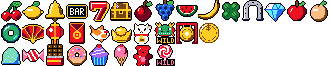
#> input picture games/RPSlots/tools/art/symbols.png, 330 x 66 px
$ python assets.py --export '#' write tools/art/symbols.png + palette to edit
#> lines starting #> are read from the running program, lines starting #| are printed output that depends on the picture
"""CHSlots asset pipeline.

    python tools/assets.py           # build src/assets/*, write previews
    python tools/assets.py --export  # write tools/art/symbols.png + palette to edit

Once tools/art/symbols.png exists it is the source of the reel symbols (the
recipes below only made the first version): a transparent sheet of 22x22
cells, LUCKY 7's fifteen on the top row, DRAGON FORTUNE's ten on the second,
SWEET's eight on the third. Every
opaque pixel must be exactly a palette colour (tools/art/palette.png, .gpl);
the second and third rows use their machines' palettes. Delete the PNG to go back to
the recipes.

All of the art is new for this game:
  * tools/art/logo.txt - the "SLOTS" title lettering (1 bpp).
  * The reel symbols, 22x22 each, drawn by the recipes below (shapes on a
    small canvas, then a one-pixel ink outline) so they stay easy to adjust.
    LUCKY 7's fifteen use the casino's green palette; DRAGON FORTUNE's ten are
    drawn for its own (mach::THEMES in Machine.cpp swaps the three felt colours
    for maroon, jade and orange while that machine is on screen).

Outputs:
  src/assets/Assets.h / Assets.cpp   - generated, do not edit
  build/assets/*.png                 - previews on the real palettes
"""
import math
from pathlib import Path

from PIL import Image

HERE = Path(__file__).resolve().parent
ROOT = HERE.parent
ART = HERE / "art"
OUT_H = ROOT / "src" / "assets" / "Assets.h"
OUT_C = ROOT / "src" / "assets" / "Assets.cpp"
PREVIEW = ROOT / "build" / "assets"

# Must match pal::HOUSE in the RPGame library
# (platform/board/arduino/RPGame/libraries/RPGame/src/rpgame/Palette.cpp).
PALETTE = [0x000, 0xFFF, 0x042, 0x173, 0x4B5, 0xBBC, 0xE12, 0x702,
           0xFC2, 0x741, 0x26E, 0x125, 0xFB8, 0x6EF, 0xF0F, 0xFC2]
# The felts must match mach::THEMES (Machine.cpp).
FORTUNE_FELT = [0x401, 0x2A6, 0xF82]        # indices 2..4 on DRAGON FORTUNE: maroon, jade, orange
SWEET_FELT = [0xF7A, 0x7DB, 0xA6E]          # ... and on SWEET: pink, mint, lilac
THEMES = [None, FORTUNE_FELT, SWEET_FELT]   # per sheet row
# Letters used in tools/art/*.txt and the recipes. ' ' / '.' = transparent.
LETTER = {"k": 0, "w": 1, "d": 2, "f": 3, "g": 4, "s": 5, "r": 6, "m": 7,
          "y": 8, "b": 9, "u": 10, "n": 11, "p": 12, "c": 13, "x": 14, "z": 15}
TRANSPARENT = 16
SIZE = 22


def rgb(i, theme=0):
    """theme: 0 the casino's greens, 1 DRAGON FORTUNE, 2 SWEET (True reads as 1)."""
    felt = THEMES[int(theme)]
    c = felt[i - 2] if felt and 2 <= i <= 4 else PALETTE[i]
    return ((c >> 8) * 17, ((c >> 4) & 15) * 17, (c & 15) * 17)


# ---------------------------------------------------------------------------
# A small canvas
# ---------------------------------------------------------------------------
class Canvas:
    def __init__(self, w=SIZE, h=SIZE):
        self.w, self.h = w, h
        self.p = [[TRANSPARENT] * w for _ in range(h)]

    def px(self, x, y, c):
        if 0 <= x < self.w and 0 <= y < self.h:
            self.p[y][x] = LETTER[c] if isinstance(c, str) else c

    # [10 lines left out: functions rect, ellipse, not called in this run]

    def disc(self, cx, cy, r, c, test=None):
        self.ellipse(cx, cy, r, r, c, test)

    # [82 lines left out: functions ring, poly, line, rows, outline, cherry and 2 more, not called in this run]


BAR_B = ["####.", "#...#", "#...#", "####.", "#...#", "#...#", "####."]
BAR_A = [".###.", "#...#", "#...#", "#####", "#...#", "#...#", "#...#"]
BAR_R = ["####.", "#...#", "#...#", "####.", "#.#..", "#..#.", "#...#"]


# [268 lines left out: functions bar, seven, chest, plum, grape, watermelon and 13 more, not called in this run]


DRAGON = [
    ".y..y..........y..y.",
    ".yy.yy........yy.yy.",
    "..yyyy..ffff..yyyy..",
    "...yyffffffffffyy...",
    "..rrffffffffffffrr..",
    ".rrfwwkffffffkwwfrr.",
    ".rrfwwkffffffkwwfrr.",
    "rrrffffffffffffffrrr",
    ".rrfffkkffffkkfffrr.",
    "..rffffffffffffffr..",
    "..gfwfwfwfwfwfwffg..",
    ".gg.ffffffffffff.gg.",
    ".g....rrrrrrrr....g.",
]
WILD = [
    "#...#.###.#...##.",
    "#...#..#..#...#.#",
    "#.#.#..#..#...#.#",
    "##.##..#..#...#.#",
    "#...#.###.###.##.",
]


# [24 lines left out: functions dragon, gong, not called in this run]


COIN_DOLLAR = ["..#..", ".####", "#.#..", ".###.", "..#.#", "####.", "..#.."]     # the value is printed under it


# [137 lines left out: functions coin, gumdrop, candy, chocolate, donut, cupcake and 3 more, not called in this run]


SWEET = [("gumdrop", gumdrop), ("candy", candy), ("chocolate", chocolate), ("donut", donut), ("cupcake", cupcake),
         ("icecream", icecream), ("bear", bear), ("lolly", lolly)]
CLASSIC = [("cherry", cherry), ("lemon", lemon), ("bell", bell), ("bar", bar), ("seven", seven), ("chest", chest),
           ("plum", plum), ("grape", grape), ("watermelon", watermelon), ("banana", banana), ("clover", clover),
           ("horseshoe", horseshoe), ("diamond", diamond), ("apple", apple), ("orange", orange)]
FORTUNE = [("jade", jade), ("fan", fan), ("lantern", lantern), ("envelope", envelope), ("koi", koi),
           ("ingot", ingot), ("cat", cat), ("dragon", dragon), ("gong", gong), ("coin", coin)]


# ---------------------------------------------------------------------------
# Packing
# ---------------------------------------------------------------------------
# [34 lines left out: functions pack_rows1, pack_span4, not called in this run]


GROUPS = (CLASSIC, FORTUNE, SWEET)             # the sheet's rows


# [11 lines left out: function sheet, not called in this run]


class Out:
    def __init__(self):
        self.h, self.c = [], []

    # [7 lines left out: function array, not called in this run]

    def const(self, name, value):
        self.h.append(f"constexpr int {name} = {value};")

    # [13 lines left out: functions write, load_bits, not called in this run]


SHEET = ART / "symbols.png"
NAMES = ["INK", "WHITE", "FELT_DK", "FELT", "FELT_LT", "SILVER", "RED", "WINE",
         "GOLD", "WOOD", "BLUE", "NAVY", "SKIN", "CYAN", "FX_A", "FX_B"]


def load_sheet():
    """tools/art/symbols.png -> {(row, col): image}, checked against the palette."""
    im = Image.open(SHEET).convert("RGBA")
#> im is the input picture: PIL image 330x66 RGBA; mean R, G, B, A 60.1, 41, 30.9, 113
    out = {}
    for row, group in enumerate(GROUPS):
        lut = {rgb(i, row): i for i in range(14, -1, -1)}           # FX_B is GOLD's colour: use GOLD
        for col, (name, fn) in enumerate(group):
            if im.height < (row + 1) * SIZE or im.width < (col + 1) * SIZE:
                out[(row, col)] = fn().p                            # not in this sheet yet: the recipe
                continue
            img = []
            for y in range(SIZE):
                line = []
                for x in range(SIZE):
                    r, g, b, a = im.getpixel((col * SIZE + x, row * SIZE + y))
                    if a == 0:
                        line.append(TRANSPARENT)
                    elif a == 255 and (r, g, b) in lut:
                        line.append(lut[(r, g, b)])
                    else:
                        raise SystemExit(f"symbols.png {name} ({x},{y}): #{r:02X}{g:02X}{b:02X} alpha {a} "
                                         "is not a palette colour")
                img.append(line)
            out[(row, col)] = img
#> after the loop, out = 33 items
    return out


def export():
    """The sheet as a transparent PNG, and the palette as a swatch and a .gpl."""
    png = load_sheet() if SHEET.exists() else None
#> png = 33 items
    im = Image.new("RGBA", (max(len(g) for g in GROUPS) * SIZE, len(GROUPS) * SIZE), (0, 0, 0, 0))
#> im: PIL image 330x66 RGBA; every value is 0
    for row, group in enumerate(GROUPS):
        for col, (name, fn) in enumerate(group):
            img = png[(row, col)] if png else fn().p
            for y in range(SIZE):
                for x in range(SIZE):
                    if img[y][x] != TRANSPARENT:
                        im.putpixel((col * SIZE + x, row * SIZE + y), rgb(img[y][x], row) + (255,))
    im.save(SHEET)
    # Swatch: the 16 colours, then DRAGON FORTUNE's three replacements under theirs.
    from PIL import ImageDraw
    cell = 40
    sw = Image.new("RGB", (16 * cell, 3 * cell + 24), (40, 40, 40))
#> sw: PIL image 640x144 RGB; every value is 40
    d = ImageDraw.Draw(sw)
    for i in range(16):
        d.rectangle([i * cell, 0, i * cell + cell - 1, cell - 1], fill=rgb(i))
        d.text((i * cell + 2, 3 * cell + 2), NAMES[i][:6], fill=(255, 255, 255))
        if 2 <= i <= 4:
            d.rectangle([i * cell, cell, i * cell + cell - 1, 2 * cell - 1], fill=rgb(i, 1))
            d.rectangle([i * cell, 2 * cell, i * cell + cell - 1, 3 * cell - 1], fill=rgb(i, 2))
    sw.save(ART / "palette.png")
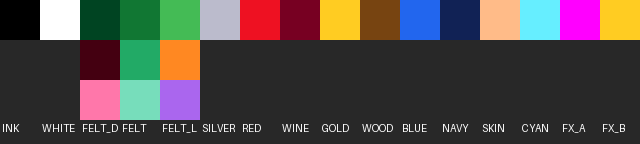
#> saved as palette.png: PIL image 640x144 RGB; mean R, G, B 80.5, 72.5, 70.5
    gpl = ["GIMP Palette", "Name: CHSlots", "Columns: 16", "#"]
    for i in range(15):
        gpl.append("%3d %3d %3d	%s" % (rgb(i) + (NAMES[i],)))
    for th, names in ((1, ("FORTUNE maroon (FELT_DK)", "FORTUNE jade (FELT)", "FORTUNE orange (FELT_LT)")),
                      (2, ("SWEET pink (FELT_DK)", "SWEET mint (FELT)", "SWEET lilac (FELT_LT)"))):
        for i, nm in zip((2, 3, 4), names):
            gpl.append("%3d %3d %3d	%s" % (rgb(i, th) + (nm,)))
    (ART / "palette.gpl").write_text("\n".join(gpl) + "\n")
    print(f"wrote {SHEET.relative_to(ROOT)}, tools/art/palette.png, tools/art/palette.gpl")


def main():
    import sys
    if "--export" in sys.argv:
        export()
        return
    png = load_sheet() if SHEET.exists() else None
    o = Out()
    data, at = [], []
    for row, (group, bg, fortune) in enumerate(((CLASSIC, 1, 0), (FORTUNE, 2, 1), (SWEET, 1, 2))):
        imgs = []
        for col, (name, fn) in enumerate(group):
            img = png[(row, col)] if png else fn().p
            assert len(img) == SIZE and all(len(r) == SIZE for r in img), name
            at.append(len(data))
            data += pack_span4(img)
            imgs.append(img)
        sheet(("classic", "fortune", "sweet")[row], imgs, bg, fortune)
    o.array("SYMBOLS", data, comment="reel symbols 22x22, row spans: " +
            " ".join(n for n, _ in CLASSIC + FORTUNE + SWEET))
    o.array("SYMBOL_AT", at, "uint16_t", comment="where each symbol starts in SYMBOLS")
    o.const("SYM_SIZE", SIZE)
    o.const("SYM_FORTUNE", len(CLASSIC))
    o.const("SYM_SWEET", len(CLASSIC) + len(FORTUNE))

    logo = load_bits("logo")
    o.array("LOGO", pack_rows1(logo), comment=f"'SLOTS' title lettering {len(logo[0])}x{len(logo)}, MSB-first rows")
    o.const("LOGO_W", len(logo[0]))
    o.const("LOGO_H", len(logo))

    o.write()
    print(f"wrote {OUT_H.relative_to(ROOT)} and {OUT_C.relative_to(ROOT)}: symbols {len(data)} B")


if __name__ == "__main__":
    main()
